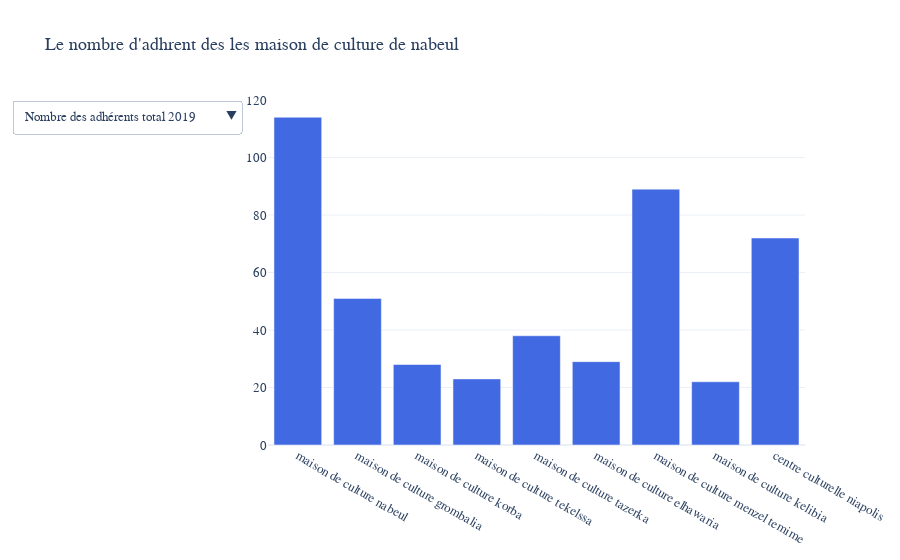

Notebook cell for this chart:
### Code cell
df222=pd.read_csv('donnes-annuels-sur-les-nombres-d-adherent-des-clubs--nabeul-2018-2019.csv')
df222
import pandas as pd
import plotly.graph_objects as go

data_bar=[ go.Bar(name='Nombre des adhérents total 2019',
           visible=False,
           x=df222['Nom_maison _culture'], 
           y=df222['Nbr_adhérent_club_2019'],
           marker_color='Blue'), 
          go.Bar(name='Nombre des adhérents total 2018',
           visible=False,
           x=df222['Nom_maison _culture'], 
           y=df222['Nbr_adhérent_club _2018'],
           marker_color='royalblue'),
          
           
          
           go.Bar(name='Homme',
           visible=True,
           x=df22['Nom_maison _culture'], 
           y=df22['Nbr_adhérent_G_2018'],
           marker_color='royalblue'),
          
         go.Bar(name='Femme',
           visible=False,
           x=df22['Nom_maison _culture'], 
           y= df22['Nbr_adhérent_f _2018'],
          marker_color='Pink'),
          
         go.Bar(name=' Homme ',
           visible=False,
           x=df22['Nom_maison _culture'], 
           y=df22['Nbr_adhérent_G_2019'],
           marker_color='royalblue'),
          
          go.Bar(name='Femme 2019',
           visible=False,
           x=df22['Nom_maison _culture'], 
           y=df22['Nbr_adhérent_F_2019'],
           marker_color='Pink'),
         

          
        ]
    
list_updatemenus=[
        {'args':[{"visible":[True,False,False,False,False,False]}],
         'label':"Nombre des adhérents total 2019",
         'method':"update"},
    
        { 'args':[{"visible":[False,True,False,False,False,False]}],
         'label':"Nombre des adhérents total 2018",
         'method':"update"},
    {'args':[{"visible":[False,False,True,False,False,False]}],
         'label':"Nombre des adhérents homme 2018",
         'method':"update"},
    {'args':[{"visible":[False,False,False,True,False,False]}],
         'label':"Nombre des adhérents femme 2018",
         'method':"update"},
    
     {'args':[{"visible":[False,False,False,False,True,False]}],
         'label':"Nombre des adhérents Homme 2019",
         'method':"update"},
     {'args':[{"visible":[False,False,False,False,False,True]}],
         'label':"Nombre des adhérents Femme 2019",
         'method':"update"},
    
    
     {'args':[{"visible":[False,False,False,False,True,True]}],
         'label':"Nombre des adhérents H/F 2019",
         'method':"update"},
     {'args':[{"visible":[False,False,True,True,False,False]}],
         'label':"Nombre des adhérents H/F 2018",
         'method':"update"},
        ]




layout_bar=go.Layout(updatemenus=list([dict(buttons= list_updatemenus)]),
                     title_text="Le nombre d'adhrent des les maison de culture de nabeul",
                     template='plotly_white',
                     font=dict(
                    family=" Gravitas One, cursive",
                    size=13))

#defining figure and plotting
fig_bar_6 = go.Figure(data_bar,layout_bar)
fig_bar_6.show()

### Figure 1 — Plotly figure (JSON) as saved in the notebook; plotly's stock layout.template omitted (floating-point values rounded to 4 significant figures)
{"data": [{"marker": {"color": "Blue"}, "name": "Nombre des adhérents total 2019", "type": "bar", "visible": false, "x": ["maison de culture nabeul", "maison de culture grombalia ", "maison de culture korba ", "maison de culture tekelssa ", "maison de culture tazerka ", "maison de culture elhawaria ", "maison de culture menzel temime ", "maison de culture kelibia ", "centre culturelle niapolis "], "y": [207, 94, 90, 63, 63, 89, 130, 78, 138]}, {"marker": {"color": "royalblue"}, "name": "Nombre des adhérents total 2018", "type": "bar", "visible": false, "x": ["maison de culture nabeul", "maison de culture grombalia ", "maison de culture korba ", "maison de culture tekelssa ", "maison de culture tazerka ", "maison de culture elhawaria ", "maison de culture menzel temime ", "maison de culture kelibia ", "centre culturelle niapolis "], "y": [274, 99, 95, 86, 89, 72, 171, 59, 147]}, {"marker": {"color": "royalblue"}, "name": "Homme", "type": "bar", "visible": true, "x": ["maison de culture nabeul", "maison de culture grombalia ", "maison de culture korba ", "maison de culture tekelssa ", "maison de culture tazerka ", "maison de culture elhawaria ", "maison de culture menzel temime ", "maison de culture kelibia ", "centre culturelle niapolis "], "y": [114, 51, 28, 23, 38, 29, 89, 22, 72]}, {"marker": {"color": "Pink"}, "name": "Femme", "type": "bar", "visible": false, "x": ["maison de culture nabeul", "maison de culture grombalia ", "maison de culture korba ", "maison de culture tekelssa ", "maison de culture tazerka ", "maison de culture elhawaria ", "maison de culture menzel temime ", "maison de culture kelibia ", "centre culturelle niapolis "], "y": [160, 44, 67, 63, 51, 43, 82, 37, 75]}, {"marker": {"color": "royalblue"}, "name": " Homme ", "type": "bar", "visible": false, "x": ["maison de culture nabeul", "maison de culture grombalia ", "maison de culture korba ", "maison de culture tekelssa ", "maison de culture tazerka ", "maison de culture elhawaria ", "maison de culture menzel temime ", "maison de culture kelibia ", "centre culturelle niapolis "], "y": [46, 50, 25, 20, 16, 30, 46, 34, 58]}, {"marker": {"color": "Pink"}, "name": "Femme 2019", "type": "bar", "visible": false, "x": ["maison de culture nabeul", "maison de culture grombalia ", "maison de culture korba ", "maison de culture tekelssa ", "maison de culture tazerka ", "maison de culture elhawaria ", "maison de culture menzel temime ", "maison de culture kelibia ", "centre culturelle niapolis "], "y": [161, 44, 65, 43, 47, 59, 84, 44, 80]}], "layout": {"font": {"family": " Gravitas One, cursive", "size": 13}, "title": {"text": "Le nombre d'adhrent des les maison de culture de nabeul"}, "updatemenus": [{"buttons": [{"args": [{"visible": [true, false, false, false, false, false]}], "label": "Nombre des adhérents total 2019", "method": "update"}, {"args": [{"visible": [false, true, false, false, false, false]}], "label": "Nombre des adhérents total 2018", "method": "update"}, {"args": [{"visible": [false, false, true, false, false, false]}], "label": "Nombre des adhérents homme 2018", "method": "update"}, {"args": [{"visible": [false, false, false, true, false, false]}], "label": "Nombre des adhérents femme 2018", "method": "update"}, {"args": [{"visible": [false, false, false, false, true, false]}], "label": "Nombre des adhérents Homme 2019", "method": "update"}, {"args": [{"visible": [false, false, false, false, false, true]}], "label": "Nombre des adhérents Femme 2019", "method": "update"}, {"args": [{"visible": [false, false, false, false, true, true]}], "label": "Nombre des adhérents H/F 2019", "method": "update"}, {"args": [{"visible": [false, false, true, true, false, false]}], "label": "Nombre des adhérents H/F 2018", "method": "update"}]}]}}
